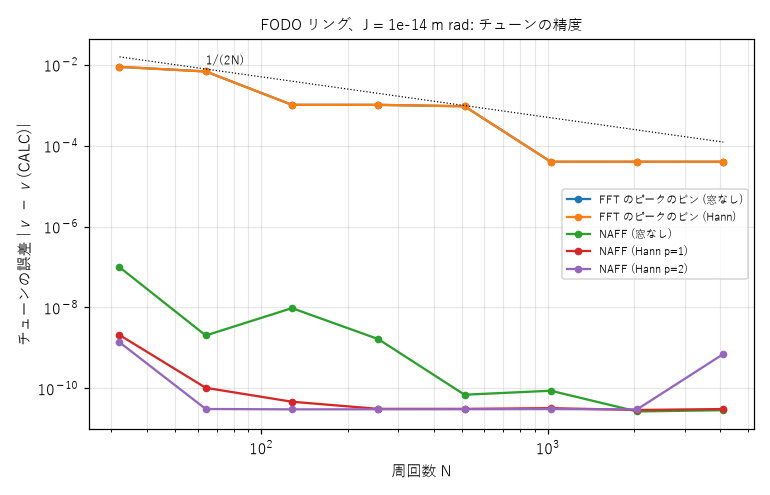

Python code for this plot:
# -*- coding: utf-8 -*-
"""入門 §6(a): NAFF と単純な FFT の精度。FODO リング (3 GeV、105.6 m) の微小振幅 (J = 1e-14 m rad。ADTS による ν のずれ ~ 4e-12 は無視できる) の
1 粒子を追跡し、周回数 N を変えて、(1) FFT のピークのビン、(2) Hann 窓つきの FFT のピークのビン、(3) NAFF (窓なし)、(4) NAFF (Hann p=1)、(5) NAFF (Hann p=2) の
チューンの誤差 |ν − ν(CALC)| を比べる。基準の ν は CALC の線形のチューン (6.696329...)。信号は z = x̂ − i p̂ (複素)。
使い方 (リポジトリ直下から): py -3.12 example/14_nonlinear_dynamics/primer/primer_naff.py   出力: primer_naff.png、標準出力
"""
import math
import numpy as np
import primer_common as C
plt = C.setup_plot()
from pysad import adtsdirect as D, naff

lat, rows, tw, nu, circ = C.fodo()
(ax, bx), (ay, by) = tw
NMAX = 4096
J = 1e-14
c = D.initial_coords(tw, [J], [J], [0.3], [0.9])
rec = D.track_record(lat.elements, C.P_FODO, c, NMAX)
x, px = rec[:, 0, 0], rec[:, 0, 1]
xh, ph = naff.twiss_normalize(x, px, ax, bx)
z_all = (xh - xh.mean()) - 1j * (ph - ph.mean())
nu_true = float(D.fr(nu[0]))          # 符号つき端数 (−0.303671...。z = x̂ − i p̂ の向きで ν = 0.696329 − 1)
print('FODO リング (3 GeV、105.6 m)、J = %.0e m rad、基準 ν = CALC の線形のチューンの端数 %.9f (= 0.696329 − 1)' % (J, nu_true))
Ns = [32, 64, 128, 256, 512, 1024, 2048, 4096]
meth = ['FFT のピークのビン (窓なし)', 'FFT のピークのビン (Hann)', 'NAFF (窓なし)', 'NAFF (Hann p=1)', 'NAFF (Hann p=2)']
err = np.zeros((len(meth), len(Ns)))
for k, N in enumerate(Ns):
    z = z_all[:N] - 0   # 先頭から N 周
    n = np.arange(N)
    f = np.fft.fftfreq(N)
    w1 = 0.5 * (1 - np.cos(2 * np.pi * (n + 0.5) / N))
    for i, w in enumerate((np.ones(N), w1)):
        sp = np.abs(np.fft.fft(w * z))
        err[i, k] = abs(f[int(np.argmax(sp))] - nu_true)
    for i, p in zip((2, 3, 4), (0, 1, 2)):
        fr_, _ = naff.naff(z, 1, window=p, fmin=nu_true - 0.1, fmax=nu_true + 0.1)
        err[i, k] = abs(fr_[0] - nu_true)
print('%-30s' % '誤差 |ν − ν_CALC|' + ''.join('%11d' % N for N in Ns) + '   (周回数 N)')
for i, m in enumerate(meth):
    print('%-30s' % m + ''.join('%11.2e' % e for e in err[i]))
fig, a = plt.subplots(figsize=(7, 4.5))
for i, m in enumerate(meth):
    a.loglog(Ns, np.maximum(err[i], 1e-17), 'o-', label=m, ms=4)
a.loglog(Ns, 0.5 / np.array(Ns), 'k:', lw=0.8)
a.text(Ns[1], 0.5 / Ns[1] * 1.3, '1/(2N)', fontsize=8)
a.set_xlabel('周回数 N'); a.set_ylabel('チューンの誤差 |ν − ν(CALC)|')
a.set_title('FODO リング、J = 1e-14 m rad: チューンの精度', fontsize=10)
a.legend(fontsize=7.5); a.grid(alpha=0.3, which='both')
fig.tight_layout()
fig.savefig(C.os.path.join(C.HERE, 'primer_naff.png'), dpi=110)
